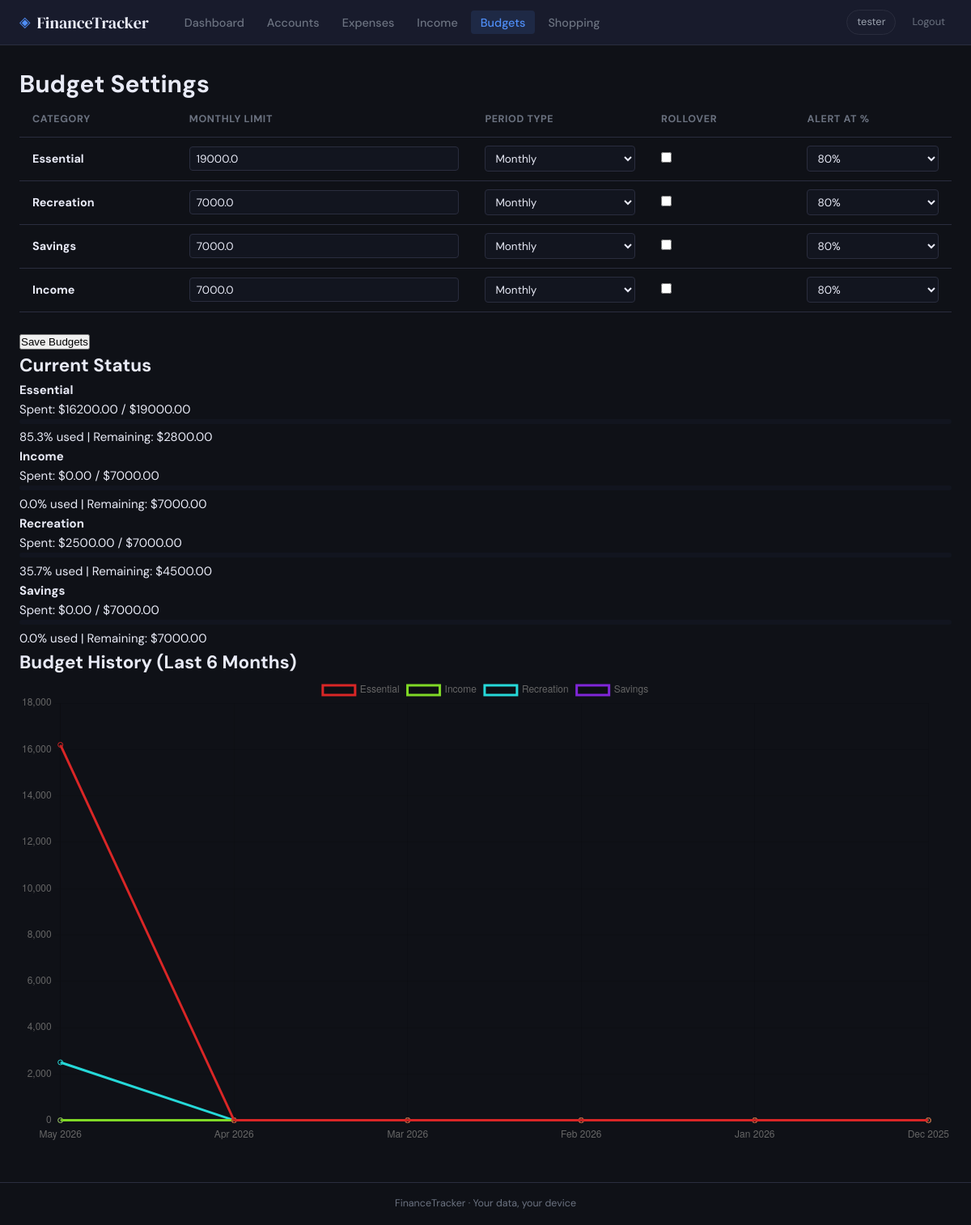
The app's page /budgets (signed in) with its own data.
### tables this page shows
CREATE TABLE budgets (
            id INTEGER PRIMARY KEY AUTOINCREMENT,
            user_id INTEGER NOT NULL,
            category TEXT NOT NULL,
            monthly_limit REAL NOT NULL, period_type TEXT DEFAULT 'monthly', period_start TEXT, period_end TEXT, rollover_enabled INTEGER DEFAULT 0, alert_threshold INTEGER DEFAULT 80,
            UNIQUE(user_id, category),
            FOREIGN KEY (user_id) REFERENCES users(id)
        );

### app.py (the view, shortened to what this page needs)
@app.route('/budgets', methods=['GET', 'POST'])
@login_required
def budgets():
    uid = current_user_id()
    db  = get_db()
    budgets_rows = db.execute(
        'SELECT category, monthly_limit, period_type, rollover_enabled, alert_threshold '
        'FROM budgets WHERE user_id=?',
        (uid,)
    ).fetchall()
    current = {}
    for row in budgets_rows:
        current[row['category']] = {
            'limit':            row['monthly_limit'],
            'period_type':      row['period_type'] or 'monthly',
            'rollover_enabled': row['rollover_enabled'],
            'alert_threshold':  row['alert_threshold'],
        }
    for cat in CATEGORIES:
        current.setdefault(cat, {
            'limit': '', 'period_type': 'monthly',
            'rollover_enabled': 0, 'alert_threshold': 80,
        })
    status = get_budget_status(uid)
    return render_template('budgets.html',
        categories=CATEGORIES, current=current,
        status=status, period_options=PERIOD_OPTIONS_BUDGET,
        currency_symbol=CURRENCY_SYMBOL,
    )

### app.py (called while the page is built)
def get_db():
    if 'db' not in g:
        g.db = sqlite3.connect(DB_PATH)
        g.db.row_factory = sqlite3.Row
        g.db.execute('PRAGMA foreign_keys = ON')
    return g.db

def login_required(f):
    @wraps(f)
    def decorated(*args, **kwargs):
        if 'user_id' not in session:
            flash('Please log in to continue.', 'warning')
            return redirect(url_for('login'))
        return f(*args, **kwargs)
    return decorated

def current_user_id():
    return session.get('user_id')

### templates/budgets.html (shortened to what this page needs)
{% extends "base.html" %}
{% block content %}
<div class="container">
    <h1>Budget Settings</h1>
    <form method="POST">
        <table class="budget-table">
            <thead>
                <tr>
                    <th>Category</th>
                    <th>Monthly Limit</th>
                    <th>Period Type</th>
                    <th>Rollover</th>
                    <th>Alert at %</th>
                </tr>
            </thead>
            <tbody>
                {% for cat in categories.keys() %}
                {% set budget_data = current.get(cat, {'limit': '', 'period_type': 'monthly', 'rollover_enabled': false, 'alert_threshold': 80}) %}
                <tr>
                    <td><strong>{{ cat }}</strong></td>
                    <td>
                        <input type="number" step="0.01" name="budget_{{ cat }}"
                               value="{{ budget_data.limit if budget_data.limit else '' }}"
                               placeholder="0.00">
                    </td>
                    <td>
                        <select name="period_type_{{ cat }}">
                            {% for period in period_options %}
                            <option value="{{ period }}" {% if budget_data.period_type == period %}selected{% endif %}>
                                {{ period|capitalize }}
                            </option>
                            {% endfor %}
                        </select>
                    </td>
                    <td>
                        <input type="checkbox" name="rollover_{{ cat }}" {% if budget_data.rollover_enabled %}checked{% endif %}>
                    </td>
                    <td>
                        <select name="alert_threshold_{{ cat }}">
                            <option value="80" {% if budget_data.alert_threshold == 80 %}selected{% endif %}>80%</option>
                        </select>
                    </td>
                </tr>
                {% endfor %}
            </tbody>
        </table>
        <button type="submit">Save Budgets</button>
    </form>
    <h2>Current Status</h2>
    <div class="budget-status">
        {% for budget in status %}
        <div class="budget-item {{ budget.level }}">
            <div><strong>{{ budget.category }}</strong></div>
            <div>Spent: ${{ "%.2f"|format(budget.spent) }} / ${{ "%.2f"|format(budget.limit) }}</div>
            <div class="progress-bar"><div class="progress" style="width: {{ budget.pct }}%;"></div></div>
            <div>{{ budget.pct }}% used | Remaining: ${{ "%.2f"|format(budget.remaining) }}</div>
        </div>
        {% endfor %}
    </div>
    <h2>Budget History (Last 6 Months)</h2>
    <canvas id="history-chart" width="800" height="400"></canvas>
</div>
<script>
// Fetch and display budget history
fetch('/budgets/history')
    .then(response => response.json())
    .then(data => {
        const ctx = document.getElementById('history-chart').getContext('2d');
        const months = data.map(m => m.month);
        const categories = data[0]?.categories.map(c => c.category) || [];
        const datasets = categories.map((category, idx) => ({
            label: category,
            data: data.map(m => m.categories.find(c => c.category === category)?.spent || 0),
            borderColor: `hsl(${idx * 360 / categories.length}, 70%, 50%)`,
            fill: false
        }));
        new Chart(ctx, {
            type: 'line',
            data: { labels: months, datasets: datasets },
            options: { responsive: true, title: { display: true, text: 'Monthly Spending by Category' } }
        });
    })
    .catch(error => console.error('Error loading budget history:', error));
</script>
{% endblock %}

### static/style.css (style rules this page uses)
:root { --bg: #0f1117; --surface: #1a1d2e; --surface2: #12151f; --border: #2a2d3e; --accent: #3a3f60; --accent2: #252840; --primary: #4f8ef7; --primary-dark:#3a7ae0; --green: #2ecc71; --red: #e74c3c; --yellow: #f39c12; --purple: #9b59b6; --text: #e8eaf6; --text-muted: #6b7280; --text-sub: #9ca3af; --radius-sm: 4px; --radius: 8px; --radius-lg: 12px; --radius-xl: 18px; --font-sans: 'DM Sans', sans-serif; --font-disp: 'DM Serif Display', serif; --shadow: 0 2px 12px rgba(0,0,0,0.4); --shadow-lg: 0 8px 32px rgba(0,0,0,0.5); }
*, *::before, *::after { box-sizing: border-box; margin: 0; padding: 0; }
html { scroll-behavior: smooth; }
body { background: var(--bg); color: var(--text); font-family: var(--font-sans); font-size: 15px; line-height: 1.6; min-height: 100vh; display: flex; flex-direction: column; }
.container { max-width: 1200px; margin: 0 auto; padding: 0 1.5rem 3rem; }
select option { background: var(--surface); }
.progress-bar { height: 6px; background: var(--surface2); border-radius: 99px; overflow: hidden; margin-bottom: 0.3rem; }
.budget-table { width: 100%; border-collapse: collapse; margin-bottom: 1.5rem; font-size: 0.9rem; }
.budget-table th, .budget-table td { padding: 0.65rem 1rem; border-bottom: 1px solid var(--border); text-align: left; }
.budget-table th { font-size: 0.78rem; text-transform: uppercase; letter-spacing: 0.05em; color: var(--text-muted); }
.budget-table input[type=number], .budget-table select { background: var(--surface2); border: 1px solid var(--border); border-radius: var(--radius-sm); color: var(--text); padding: 0.35rem 0.5rem; font-family: var(--font-sans); font-size: 0.85rem; width: 100%; }

### records on screen
budgets: monthly_limit "19000.0", period_type "Monthly", alert_threshold "80%", category "Essential", spent "16200.00", limit "19000.00", pct "85.3", remaining "2800.00"
budgets: monthly_limit "7000.0", period_type "Monthly", alert_threshold "80%", category "Recreation", spent "2500.00", limit "7000.00", pct "35.7", remaining "4500.00"
budgets: monthly_limit "7000.0", period_type "Monthly", alert_threshold "80%", category "Savings", spent "0.00", limit "7000.00", pct "0.0", remaining "7000.00"
budgets: monthly_limit "7000.0", period_type "Monthly", alert_threshold "80%", category "Income", spent "0.00", limit "7000.00", pct "0.0", remaining "7000.00"

### other values on screen
{{ session.username }} "tester"
{{ cat }} "Essential" "Recreation" "Savings" "Income"
